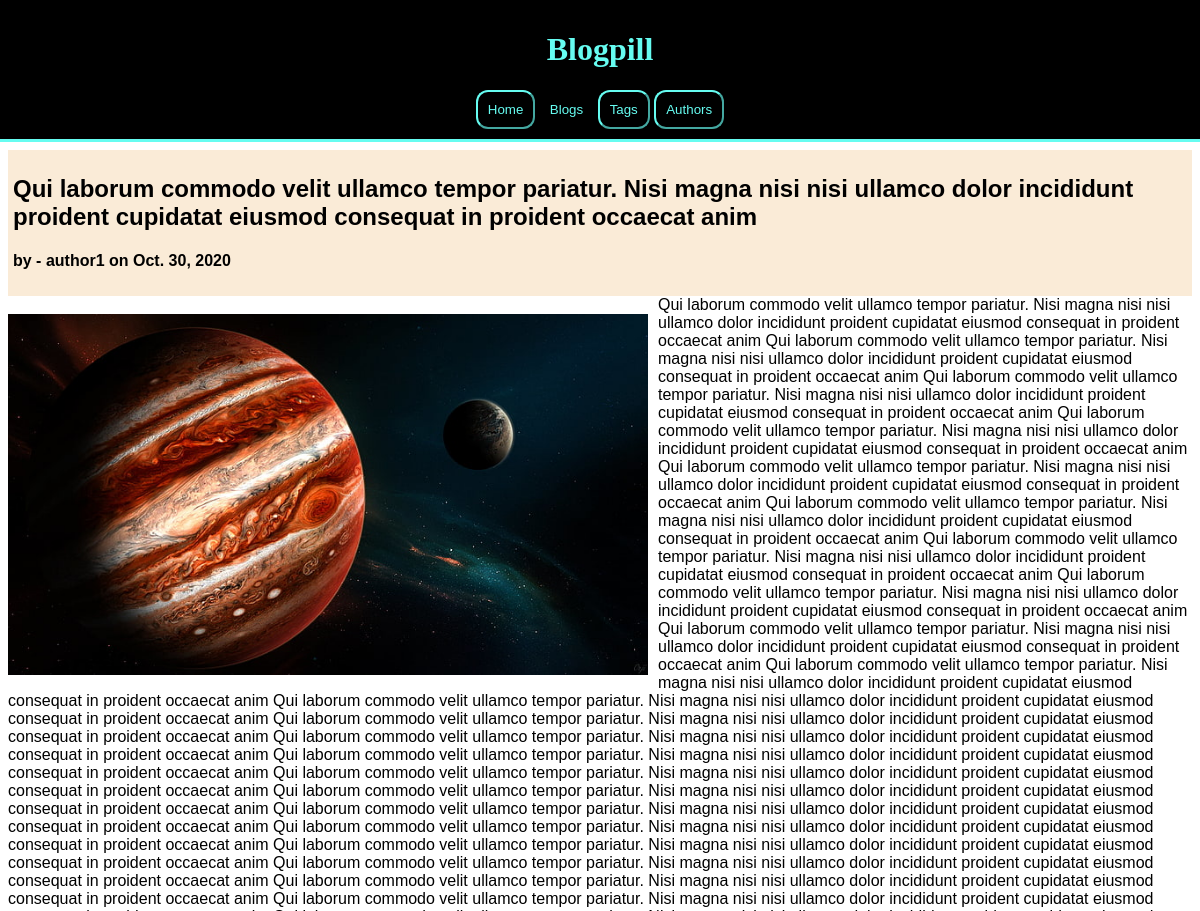
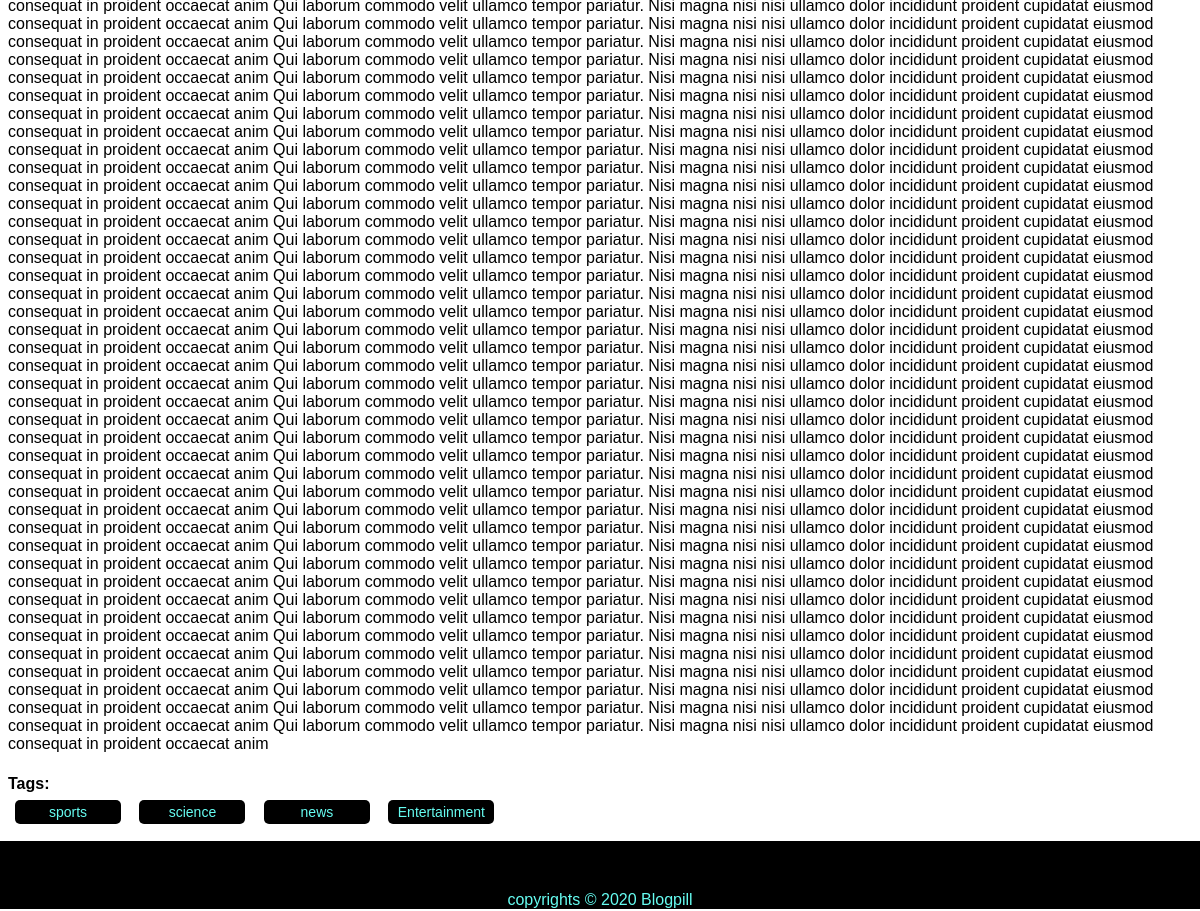
Page /blogs/14/ on the committed database (2 pictures, top to bottom).
### blogs/models.py (models this page shows, shortened)
class Blogs(models.Model):
    title=models.CharField(max_length=300)
    content=models.TextField()
    published_date=models.DateTimeField(auto_now=True)
    author=models.ForeignKey("authors.Authors",blank=True,null=True,on_delete=models.CASCADE,related_name="blogs")
    image=models.ImageField(upload_to="blog_images",blank=True,null=True)
    image_link=models.URLField(blank=True,null=True)
    alt_msg=models.CharField(default="Image related to this blog",max_length=200)
    tags=models.ManyToManyField("tags.Tags",related_name="blogs")

### authors/models.py (models this page shows)
class Authors(models.Model):
    default=models.OneToOneField(User,on_delete=models.CASCADE,related_name='author')
    profile_pic=models.ImageField(upload_to="author_profiles",blank=True,null=True)
    profile_image_link=models.URLField(blank=True,null=True)
    alt_msg=models.CharField(max_length=100,default="Author's Profile picture")
    def __str__(self):
        return self.default.username

### tags/models.py (models this page shows, shortened)
class Tags(models.Model):
    name=models.CharField(max_length=50)
    description=models.CharField(max_length=300,blank=True,null=True)

### blogs/views.py (the view)
# urls.py: path("<str:blog_id>/",blogs_views.blog_view,name="blog_view"),
def blog_view(request,blog_id):
    blog=Blogs.objects.get(pk=blog_id)
    context={
        'title':blog.title.capitalize(),
        'blog':blog,
    }
    return render(request,"blogs/blog_view.html",context)

### blogs/templates/blogs/blog_view.html
{% extends "blogs/blogs_layout.html" %}
{% block body %}
    <div class="blog-view-title">
        <h2>{{ blog.title }}</h2>
        <h4>by - <a href="{% url 'authors:author_profile' blog.author.id %}">{{ blog.author }}</a> on {{ blog.published_date.date }}</h4>
    </div>
    <div class="blog-image">
    <br>
    {% if blog.image_link %}
        <img src="{{ blog.image_link }}" alt="{{ blog.alt_msg }}" class="blog-img">
    {% elif blog.image.url %}
        <img  src="{{ blog.image.url }}" alt="{{ blog.alt_msg }}" class="blog-img" >
    {% endif %}
    <br>
    </div>
    <div class="blog-content">
        {{ blog.content | safe }}
    </div>
    <h4 class="title-tags">Tags:</h4>
    {% for tag in blog.tags.all %}
        <p class="tag-name">
            <a href="{% url 'tags:tag_view' tag.name %}">{{ tag.name }}</a>
        </p>
    {% empty %}
        <p class="no-tags">No tags available for this blog!!!</p>
    {% endfor %}
{% endblock body %}

### home/static/home/main.css (style rules this page uses)
html { font-family: Verdana, Geneva, Tahoma, sans-serif; }
a:link { text-decoration: none; }
a { color:black; }

### blogs/static/blogs/blogs.css (style rules this page uses)
h4.title-tags { margin-bottom: 0px; }
p.tag-name { display: inline-block; background-color: black; width: 100px; padding: 3px; margin: 7px; border-radius: 5px; text-align: center; }
p.tag-name>a { color: #66fcf1; font-size: 14px; }

### blogs/static/blogs/blogs_desktop.css (style rules this page uses)
.blog-view-title { background-color: antiquewhite; padding: 5px; }
.blog-image { float: left; overflow: inherit; margin-right: 10px; }
img.blog-img { width: 40em; height: auto; }

### blogs/static/blogs/blogs_mobile.css (style rules this page uses)
.blog-view-title { background-color: antiquewhite; padding: 5px; }
.blog-image { float: left; overflow: inherit; margin-right: 10px; padding: 5px; }
img.blog-img { width: 100%; height: auto; }

### rows in the picture
Blogs: title "Qui laborum commodo velit ullamco tempor pariatur. Nisi magna nisi nisi ullamco dolor incididunt proident cupidatat eiusmod consequat in proident occaecat anim", author "author1", published_date "Oct. 30, 2020", image (picture), content "Qui laborum commodo velit ullamco tempor pariatur. Nisi magna nisi nisi ullamco dolor incididunt proident cupidatat eiusmod consequat in proident occaecat anim Qui laborum commodo velit ullamco tempor pariatur. Nisi magna nisi nisi ullamco dolor incididunt proident cupidatat eiusmod consequat in proident occaecat anim Qui laborum commodo velit ullamco tempor pariatur. Nisi magna nisi nisi ullamco dolor incididunt proident cupidatat eiusmod consequat in proident occaecat anim Qui laborum commodo velit ullamco tempor pariatur. Nisi magna nisi nisi ullamco dolor incididunt proident cupidatat eiusmod consequat in proident occaecat anim Qui laborum commodo velit ullamco tempor pariatur. Nisi…"
Tags: name "sports"
Tags: name "science"
Tags: name "news"
Tags: name "Entertainment"
